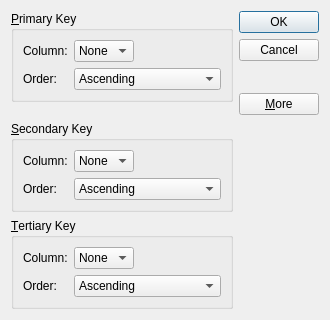
<?xml version="1.0" encoding="UTF-8"?>
<ui version="4.0">
 <class>SortDialog</class>
 <widget class="QDialog" name="SortDialog">
  <property name="geometry">
   <rect>
    <x>0</x>
    <y>0</y>
    <width>330</width>
    <height>320</height>
   </rect>
  </property>
  <property name="windowTitle">
   <string>Sort</string>
  </property>
  <layout class="QGridLayout" name="gridLayout_4">
   <item row="0" column="0">
    <widget class="QGroupBox" name="primaryGroupBox">
     <property name="title">
      <string>&amp;Primary Key</string>
     </property>
     <layout class="QGridLayout" name="gridLayout">
      <item row="0" column="0">
       <widget class="QLabel" name="label">
        <property name="text">
         <string>Column:</string>
        </property>
       </widget>
      </item>
      <item row="0" column="1">
       <widget class="QComboBox" name="primaryColumnCombo">
        <item>
         <property name="text">
          <string>None</string>
         </property>
        </item>
       </widget>
      </item>
      <item row="0" column="2">
       <spacer name="horizontalSpacer">
        <property name="orientation">
         <enum>Qt::Horizontal</enum>
        </property>
        <property name="sizeHint" stdset="0">
         <size>
          <width>104</width>
          <height>20</height>
         </size>
        </property>
       </spacer>
      </item>
      <item row="1" column="0">
       <widget class="QLabel" name="label_2">
        <property name="text">
         <string>Order:</string>
        </property>
       </widget>
      </item>
      <item row="1" column="1" colspan="2">
       <widget class="QComboBox" name="primaryOrderCombo">
        <item>
         <property name="text">
          <string>Ascending</string>
         </property>
        </item>
        <item>
         <property name="text">
          <string>Descending</string>
         </property>
        </item>
       </widget>
      </item>
     </layout>
    </widget>
   </item>
   <item row="0" column="1" rowspan="2">
    <layout class="QVBoxLayout" name="verticalLayout">
     <item>
      <widget class="QPushButton" name="okButton">
       <property name="text">
        <string>OK</string>
       </property>
       <property name="default">
        <bool>true</bool>
       </property>
      </widget>
     </item>
     <item>
      <widget class="QPushButton" name="cancelButton">
       <property name="text">
        <string>Cancel</string>
       </property>
      </widget>
     </item>
     <item>
      <spacer name="verticalSpacer">
       <property name="orientation">
        <enum>Qt::Vertical</enum>
       </property>
       <property name="sizeHint" stdset="0">
        <size>
         <width>20</width>
         <height>0</height>
        </size>
       </property>
      </spacer>
     </item>
     <item>
      <widget class="QPushButton" name="moreButton">
       <property name="text">
        <string>&amp;More</string>
       </property>
       <property name="checkable">
        <bool>true</bool>
       </property>
      </widget>
     </item>
    </layout>
   </item>
   <item row="1" column="0">
    <spacer name="verticalSpacer_2">
     <property name="orientation">
      <enum>Qt::Vertical</enum>
     </property>
     <property name="sizeHint" stdset="0">
      <size>
       <width>20</width>
       <height>41</height>
      </size>
     </property>
    </spacer>
   </item>
   <item row="2" column="0">
    <widget class="QGroupBox" name="secondaryGroupBox">
     <property name="title">
      <string>&amp;Secondary Key</string>
     </property>
     <layout class="QGridLayout" name="gridLayout_2">
      <item row="0" column="0">
       <widget class="QLabel" name="label_3">
        <property name="text">
         <string>Column:</string>
        </property>
       </widget>
      </item>
      <item row="0" column="1">
       <widget class="QComboBox" name="secondaryColumnCombo">
        <item>
         <property name="text">
          <string>None</string>
         </property>
        </item>
       </widget>
      </item>
      <item row="0" column="2">
       <spacer name="horizontalSpacer_2">
        <property name="orientation">
         <enum>Qt::Horizontal</enum>
        </property>
        <property name="sizeHint" stdset="0">
         <size>
          <width>40</width>
          <height>20</height>
         </size>
        </property>
       </spacer>
      </item>
      <item row="1" column="0">
       <widget class="QLabel" name="label_4">
        <property name="text">
         <string>Order:</string>
        </property>
       </widget>
      </item>
      <item row="1" column="1" colspan="2">
       <widget class="QComboBox" name="secondaryOrderCombo">
        <item>
         <property name="text">
          <string>Ascending</string>
         </property>
        </item>
        <item>
         <property name="text">
          <string>Descending</string>
         </property>
        </item>
       </widget>
      </item>
     </layout>
    </widget>
   </item>
   <item row="3" column="0">
    <widget class="QGroupBox" name="tertiaryGroupBox">
     <property name="title">
      <string>&amp;Tertiary Key</string>
     </property>
     <layout class="QGridLayout" name="gridLayout_3">
      <item row="0" column="0">
       <widget class="QLabel" name="label_5">
        <property name="text">
         <string>Column:</string>
        </property>
       </widget>
      </item>
      <item row="0" column="1">
       <widget class="QComboBox" name="tertiaryColumnCombo">
        <item>
         <property name="text">
          <string>None</string>
         </property>
        </item>
       </widget>
      </item>
      <item row="0" column="2">
       <spacer name="horizontalSpacer_3">
        <property name="orientation">
         <enum>Qt::Horizontal</enum>
        </property>
        <property name="sizeHint" stdset="0">
         <size>
          <width>40</width>
          <height>20</height>
         </size>
        </property>
       </spacer>
      </item>
      <item row="1" column="0">
       <widget class="QLabel" name="label_6">
        <property name="text">
         <string>Order:</string>
        </property>
       </widget>
      </item>
      <item row="1" column="1" colspan="2">
       <widget class="QComboBox" name="tertiaryOrderCombo">
        <item>
         <property name="text">
          <string>Ascending</string>
         </property>
        </item>
        <item>
         <property name="text">
          <string>Descending</string>
         </property>
        </item>
       </widget>
      </item>
     </layout>
    </widget>
   </item>
  </layout>
 </widget>
 <tabstops>
  <tabstop>primaryColumnCombo</tabstop>
  <tabstop>primaryOrderCombo</tabstop>
  <tabstop>secondaryColumnCombo</tabstop>
  <tabstop>secondaryOrderCombo</tabstop>
  <tabstop>tertiaryColumnCombo</tabstop>
  <tabstop>tertiaryOrderCombo</tabstop>
  <tabstop>okButton</tabstop>
  <tabstop>cancelButton</tabstop>
  <tabstop>moreButton</tabstop>
 </tabstops>
 <resources/>
 <connections>
  <connection>
   <sender>okButton</sender>
   <signal>clicked()</signal>
   <receiver>SortDialog</receiver>
   <slot>accept()</slot>
   <hints>
    <hint type="sourcelabel">
     <x>288</x>
     <y>23</y>
    </hint>
    <hint type="destinationlabel">
     <x>211</x>
     <y>104</y>
    </hint>
   </hints>
  </connection>
  <connection>
   <sender>cancelButton</sender>
   <signal>clicked()</signal>
   <receiver>SortDialog</receiver>
   <slot>reject()</slot>
   <hints>
    <hint type="sourcelabel">
     <x>295</x>
     <y>53</y>
    </hint>
    <hint type="destinationlabel">
     <x>117</x>
     <y>111</y>
    </hint>
   </hints>
  </connection>
  <connection>
   <sender>moreButton</sender>
   <signal>toggled(bool)</signal>
   <receiver>secondaryGroupBox</receiver>
   <slot>setVisible(bool)</slot>
   <hints>
    <hint type="sourcelabel">
     <x>285</x>
     <y>128</y>
    </hint>
    <hint type="destinationlabel">
     <x>175</x>
     <y>172</y>
    </hint>
   </hints>
  </connection>
  <connection>
   <sender>moreButton</sender>
   <signal>toggled(bool)</signal>
   <receiver>tertiaryGroupBox</receiver>
   <slot>setVisible(bool)</slot>
   <hints>
    <hint type="sourcelabel">
     <x>304</x>
     <y>133</y>
    </hint>
    <hint type="destinationlabel">
     <x>228</x>
     <y>268</y>
    </hint>
   </hints>
  </connection>
 </connections>
</ui>
